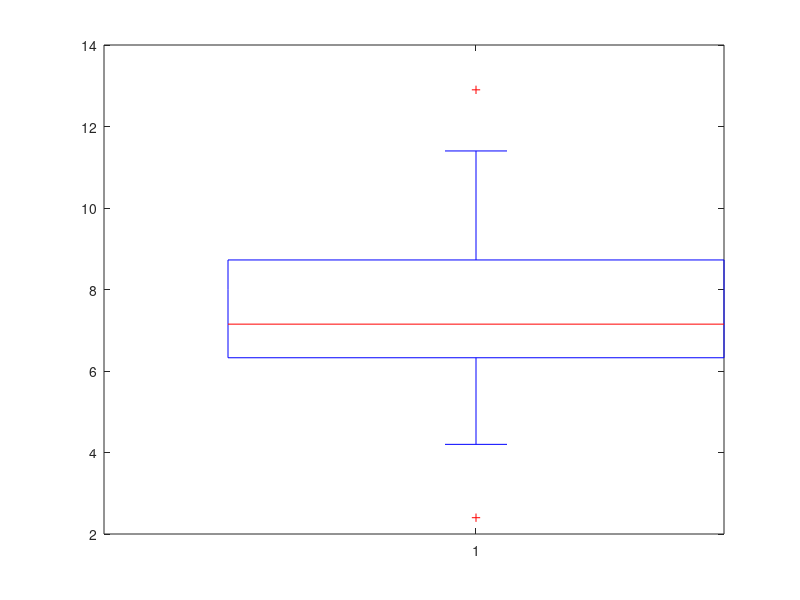
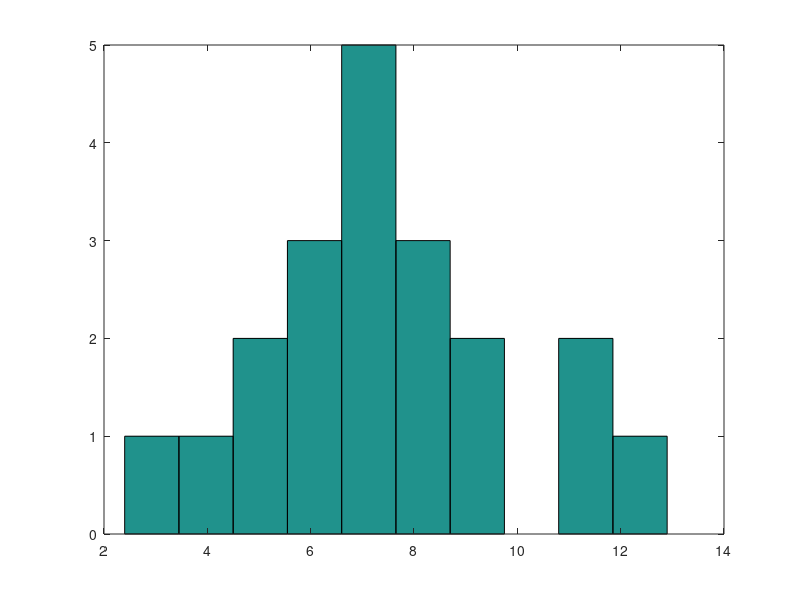

Reproduce these figures in MATLAB, in order.
A = [8.5 7.6 9.3 5.5 11.4 6.9 6.5 12.9 8.7 4.8 4.2 8.1 6.5 5.8 6.7 2.4 11.1 7.1 8.8 7.2];
figure('Name', 'zadanie8 boxplot');
boxplot(A);
fprintf('mean: %f, median: %f, standard deviation: %f\n', mean(A), median(A), std(A));
figure('Name', 'zadanie8 histogram');
hist(A, 10);